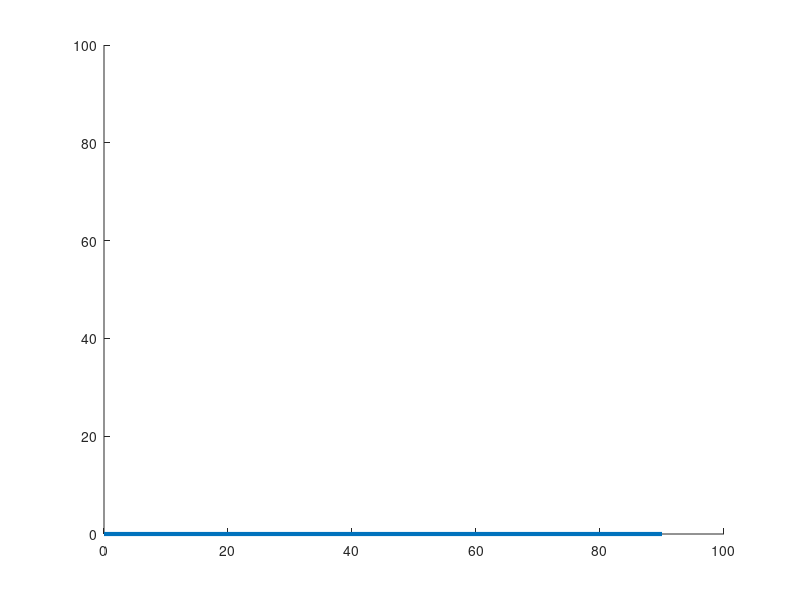

Write MATLAB code to recreate this figure. (Note: this script raises an error after producing the figure.)
%clear existing windows
close all;
profile on

%workspace dimensions
xMax = 100;
yMax = 100;
axis([0 xMax 0 yMax])

%robot
base = [0,0];
link1Length = 60; link2Length = 30;
link1maxAngle = 90; link2maxAngle = 360; step = 1;

%init robot laying on bottom of workspace
link1Start = base;  link1End = [link1Start(1)+link1Length,0];
link2Start = [link1End(1),0];  link2End = [link2Start(1)+link2Length,0];

%MATLAB line has a strange coordinate format:
%line([x1, x2], [y1, y2])
link1 = line([link1Start(1), link1End(1)], [link1Start(2), link1End(2)], 'LineWidth', 3);
link2 = line([link2Start(1), link2End(1)], [link2Start(2), link2End(2)], 'LineWidth', 3);

%place random obstacles
obstacle1 = generateObstacle(xMax, yMax);
obstacle2 = generateObstacle(xMax, yMax);
obstacle3 = generateObstacle(xMax, yMax);
obstacle4 = generateObstacle(xMax, yMax);
obstacles = [obstacle1, obstacle2, obstacle3, obstacle4]';

%move robot and record collisions
collisionData = zeros(link1maxAngle, link2maxAngle);
tic;
for i = 1:step:link1maxAngle
rotateLink(link1, step);
isCollided = collisionSimple(link1, obstacles);
updateJoint(link1, link2);
    for j = 1:step:link2maxAngle
        rotateLink(link2, step);
        isCollided = collisionSimple(link2, obstacles);
        if(isCollided)
            collisionData(i,j) = 1;
        end
        %pause(0.00001);
    end
end
toc

%plot configuration space
figure;
axis([0 link1maxAngle 0 link2maxAngle])
contourf(collisionData')
colormap(1-gray)

profile viewer

